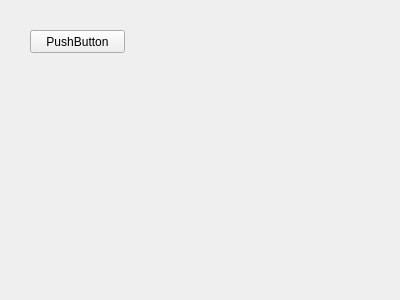
<?xml version="1.0" encoding="UTF-8"?>
<ui version="4.0">
 <class>object_selector</class>
 <widget class="QWidget" name="object_selector">
  <property name="geometry">
   <rect>
    <x>0</x>
    <y>0</y>
    <width>400</width>
    <height>300</height>
   </rect>
  </property>
  <property name="windowTitle">
   <string>Form</string>
  </property>
  <widget class="QPushButton" name="pushButton">
   <property name="geometry">
    <rect>
     <x>30</x>
     <y>30</y>
     <width>95</width>
     <height>23</height>
    </rect>
   </property>
   <property name="text">
    <string>PushButton</string>
   </property>
  </widget>
 </widget>
 <resources/>
 <connections/>
</ui>
